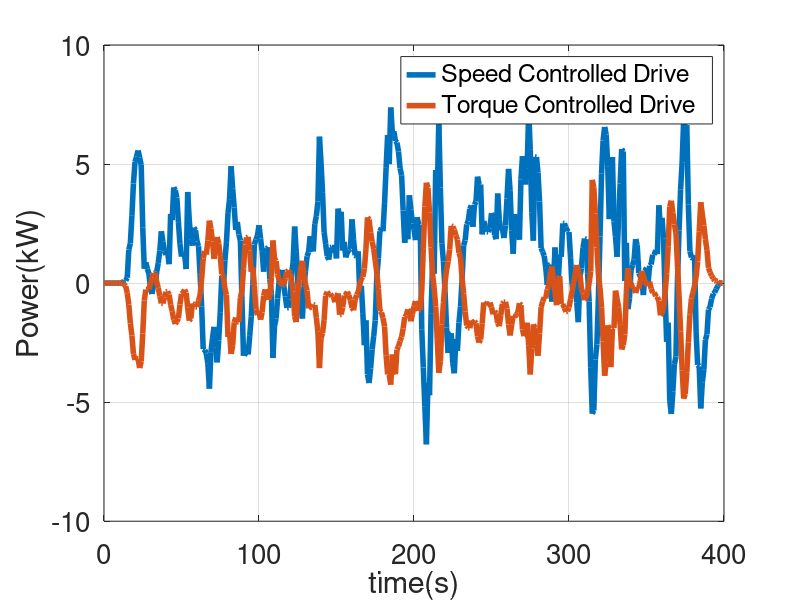
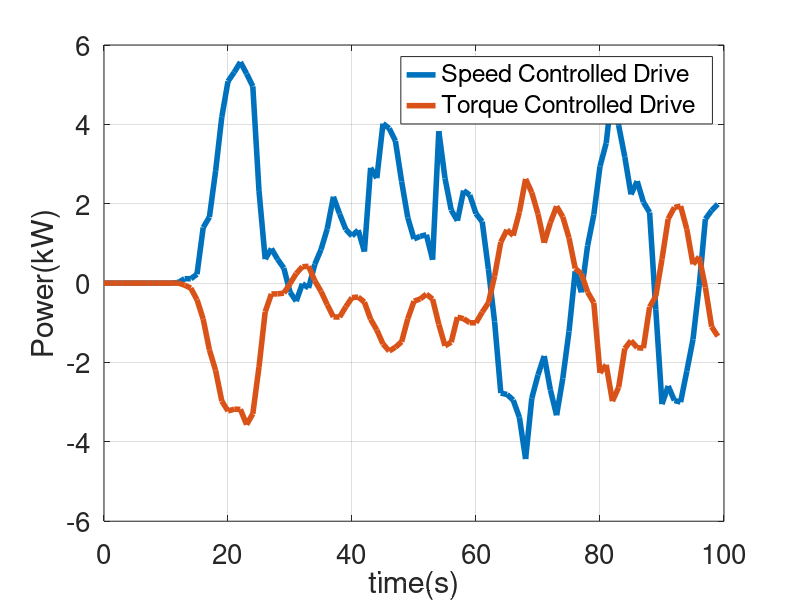
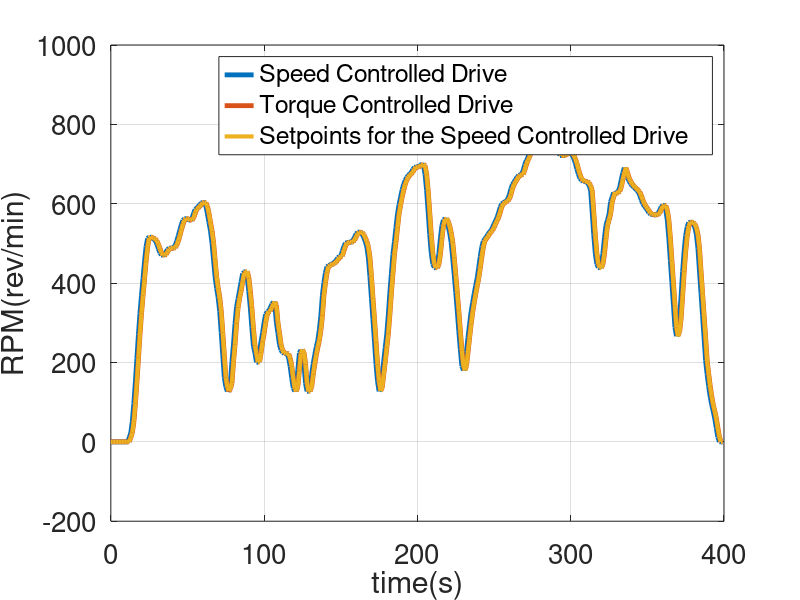
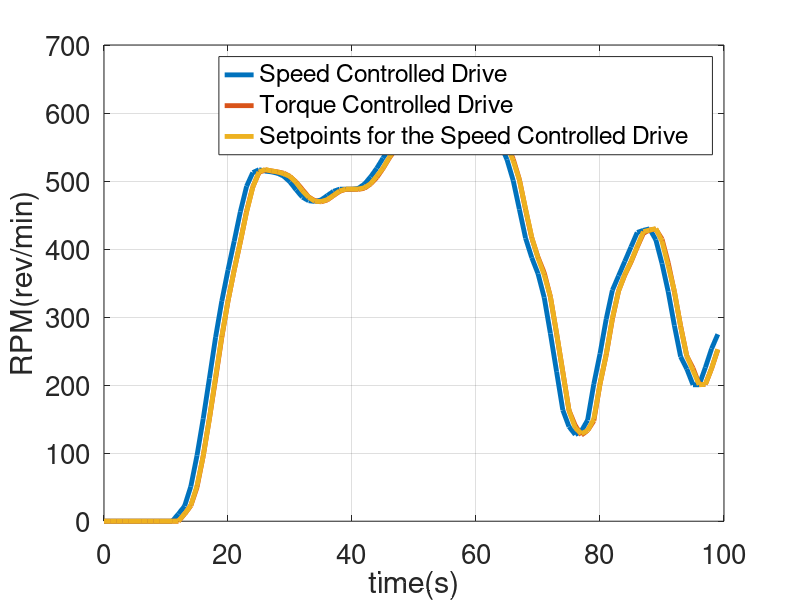

The MATLAB script that drew these images, in order:
clc
clear all

load("mediumcycle_variables.mat")
a=Power(1:400);
b=Power1(1:400);
t=Time(1:400);

energy=zeros(400,1);
energy2=zeros(400,1);


c=MeasuredRPM(1:400);
d=MeasuredRPM1(1:400);
e=RPMSetpoints(1:400);

f=TorqueEst(1:400);
g=TorquesEsts(1:400);
h=Torque_SP(1:400);

power_cal=c.*f;
power_cal=power_cal./9.5488;
power_cal2=d.*g;
power_cal2=power_cal2./9.5488;

for n=1:(length(a)-1)
    energy(n+1) = power_cal(n+1)+energy(n);
end

for n=1:(length(a)-1)
    energy2(n+1) = power_cal2(n+1)+energy2(n);
end

energy=energy./3600;
energy2=energy2./3600;

%% Power Graph
figure
plot (t,a,'LineWidth',4);
set(gca,'FontSize',20)
grid on;
hold on;

plot (t,b,'LineWidth',4);
hold on;

xlabel('time(s)')
ylabel('Power(kW)')
legend('Speed Controlled Drive', 'Torque Controlled Drive')

%% Power Graph (1:100)
figure
plot (t(1:100),a(1:100),'LineWidth',4);
set(gca,'FontSize',20)
grid on;
hold on;

plot (t(1:100),b(1:100),'LineWidth',4);
hold on;

xlabel('time(s)')
ylabel('Power(kW)')
legend('Speed Controlled Drive', 'Torque Controlled Drive')

%% RPM Graph
figure
plot (t,e,'LineWidth',3.5);
hold on;
plot (t,c,'LineWidth',3.5);
grid on;
set(gca,'FontSize',20)
hold on;
plot (t,d,'LineWidth',3);
hold on;
xlabel('time(s)')
ylabel('RPM(rev/min)')
legend('Speed Controlled Drive', 'Torque Controlled Drive', 'Setpoints for the Speed Controlled Drive')
%% RPM Graph (1:100)
figure
plot (t(1:100),e(1:100),'LineWidth',3.5);
hold on;
plot (t(1:100),c(1:100),'LineWidth',3.5);
grid on;
set(gca,'FontSize',20)
hold on;
plot (t(1:100),d(1:100),'LineWidth',3.5);
hold on;
xlabel('time(s)')
ylabel('RPM(rev/min)')
legend('Speed Controlled Drive', 'Torque Controlled Drive', 'Setpoints for the Speed Controlled Drive')
%% Torque Graph
figure
plot (t(1:100),f(1:100),'LineWidth',3.5);
grid on;
set(gca,'FontSize',20)
hold on;
plot (t(1:100),g(1:100),'LineWidth',3.5);
hold on;
plot (t(1:100),h(1:100),'LineWidth',3.5);
hold on;
xlabel('time(s)')
ylabel('Torque(N.M)')
legend('Speed Controlled Drive', 'Torque Controlled Drive', 'Setpoints for the Speed Controlled Drive')
%% Torque Graph (1:100)
figure
plot (t(1:100),f(1:100),'LineWidth',3.5);
grid on;
set(gca,'FontSize',20)
hold on;
plot (t(1:100),g(1:100),'LineWidth',3.5);
hold on;
plot (t(1:100),h(1:100),'LineWidth',3.5);
hold on;
xlabel('time(s)')
ylabel('Torque(N.M)')
legend('Speed Controlled Drive', 'Torque Controlled Drive', 'Setpoints for the Speed Controlled Drive')
%% Energy Graph
%figure
%plot (t,energy);
%hold on;
%plot (t,energy2);
%hold on;

%title('Energy vs Time')
%xlabel('time(s)')
%ylabel('Energy(kWh)')
%legend('Speed Controlled Drive', 'Torque Controlled Drive')